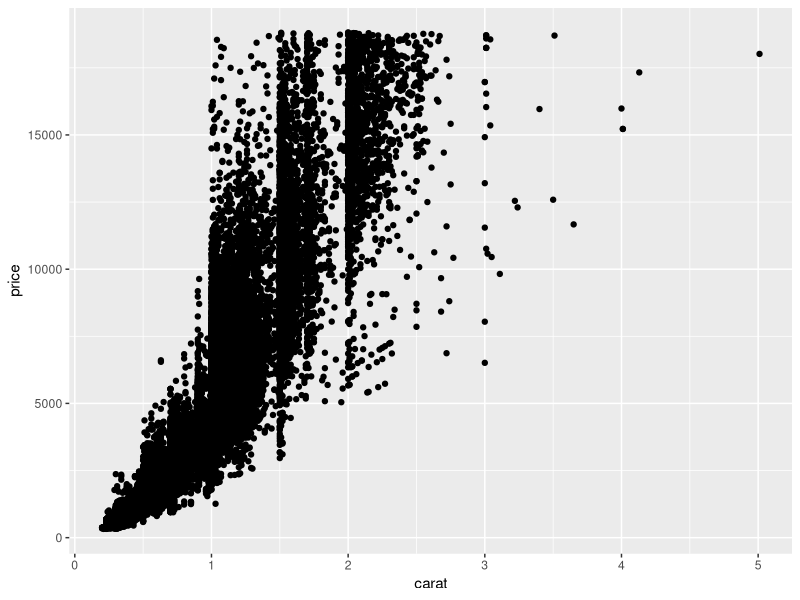
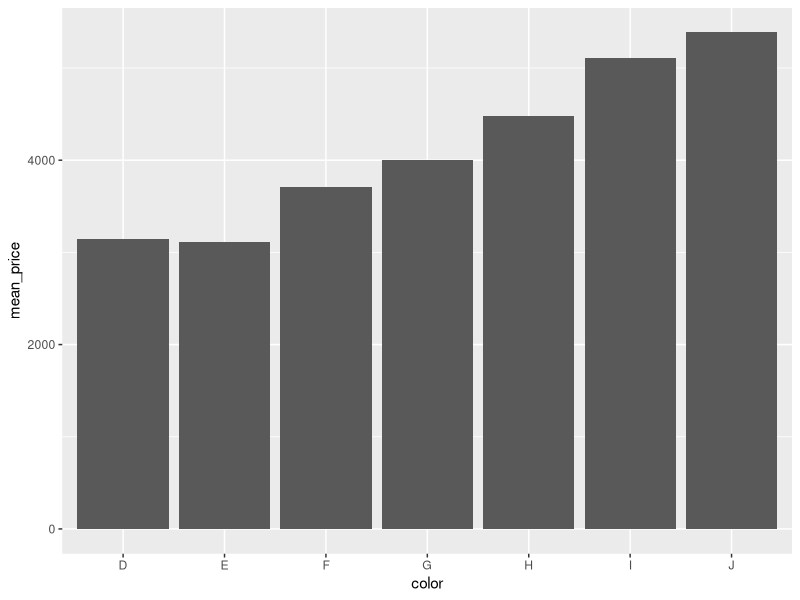
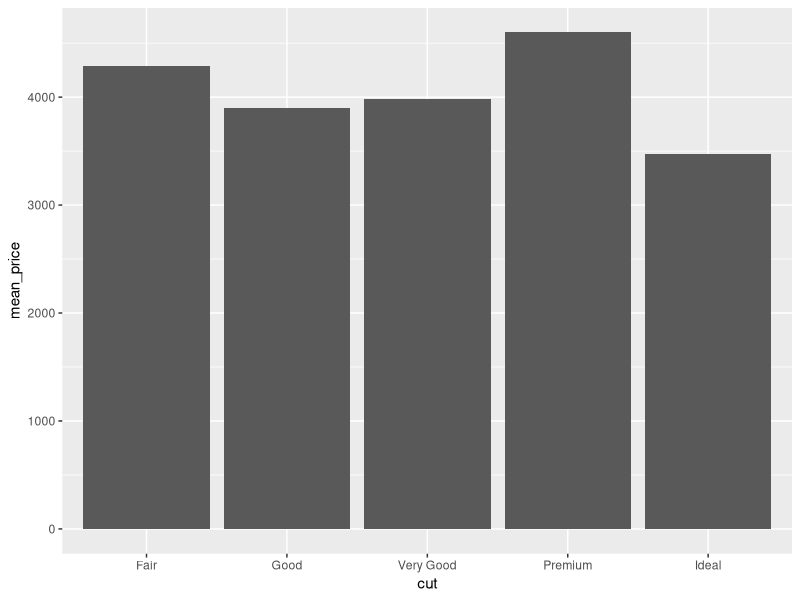
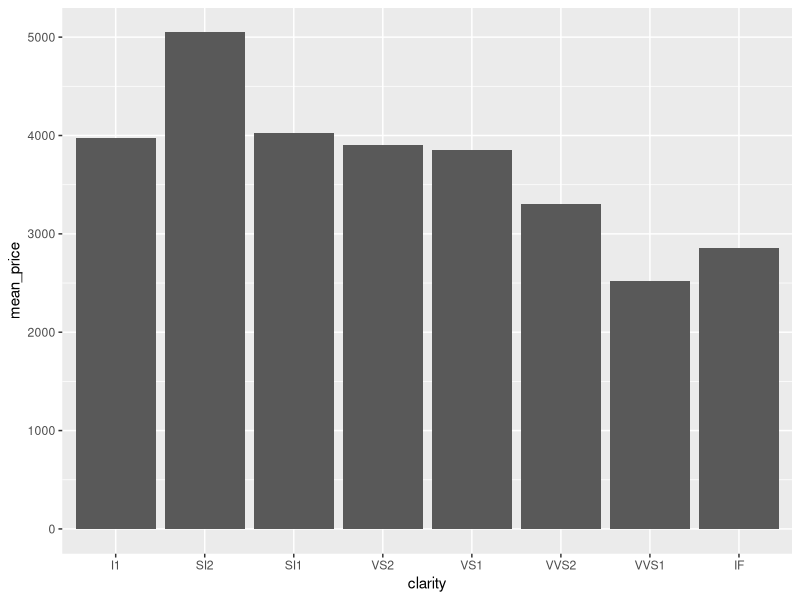
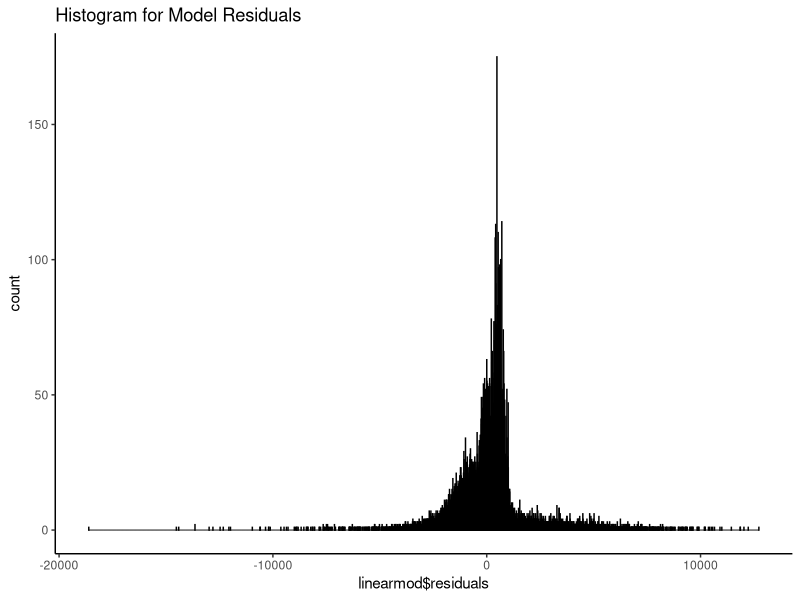
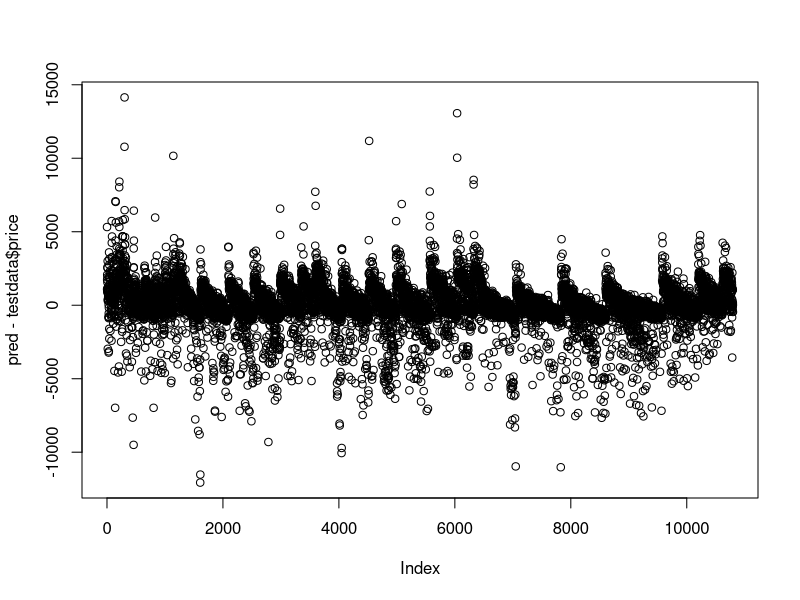

These charts were generated, in order, by the following R code:
## ---- chunk 1
knitr::opts_chunk$set(echo = TRUE)
## ---- chunk 2
library(ggplot2)
library(dplyr)
library(tidyverse)
library(scales)
library(rpart)
## ---- chunk 3
set.seed(503)
diamonds_test <- diamonds %>% mutate(diamond_id = row_number()) %>%
  group_by(cut, color, clarity) %>% sample_frac(0.2) %>% ungroup()
diamonds_train <- anti_join(diamonds %>% mutate(diamond_id = row_number()),
                            diamonds_test, by = "diamond_id")


data<-diamonds_train
testdata <- diamonds_test
## ---- chunk 4
data %>%
  summary()
## ---- chunk 5
data <- subset(data, x != 0 & y!= 0& z!=0)
data <- subset(data, y<15)
data <- subset(data, z<15)

sum(is.na(data))
## ---- chunk 6
unique(data$cut)
## ---- chunk 7
unique(data$color)
## ---- chunk 8
unique(data$clarity)
## ---- chunk 9
summary(data$carat)
## ---- chunk 10
ggplot(data, aes(x=carat, y=price)) +
  geom_point()

## ---- chunk 11
color_mean_price <- data %>%
  group_by(color)%>%
  summarize(mean_price=mean(price), n())

ggplot(color_mean_price, aes(x=color, y=mean_price)) +
  geom_col()
## ---- chunk 12
cut_mean_price <- data %>%
  group_by(cut)%>%
  summarize(mean_price=mean(price), n())

ggplot(cut_mean_price, aes(x=cut, y=mean_price )) +
  geom_col()
## ---- chunk 13
clarity_mean_price <- data %>%
  group_by(clarity)%>%
  summarize(mean_price =mean(price), n())
  
ggplot(clarity_mean_price, aes(x=clarity, y=mean_price )) +
  geom_col()
## ---- chunk 14
data <- data %>%
  mutate(volume=x*y*z)
## ---- chunk 15
corr_data <- data[,c(1,5,6,7,8,9,10,12)]
round(cor(corr_data), 2)
## ---- chunk 16
linearmod <- lm(price ~ carat, data = data)
print(linearmod)

summary(linearmod)


## ---- chunk 17

#https://www.dataquest.io/blog/statistical-learning-for-predictive-modeling-r/
ggplot(data=data, aes(linearmod$residuals)) +
geom_histogram(binwidth = 1, color = "black", fill = "purple4") +
theme(panel.background = element_rect(fill = "white"),
axis.line.x=element_line(),
axis.line.y=element_line()) +
ggtitle("Histogram for Model Residuals")
## ---- chunk 18
pred <-predict(linearmod, data.frame(carat=testdata$carat))
plot(pred-testdata$price)

